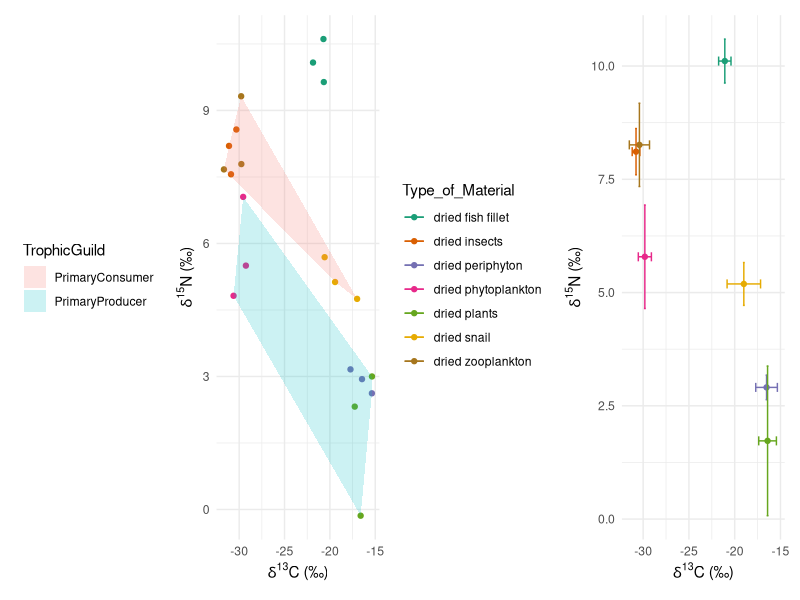
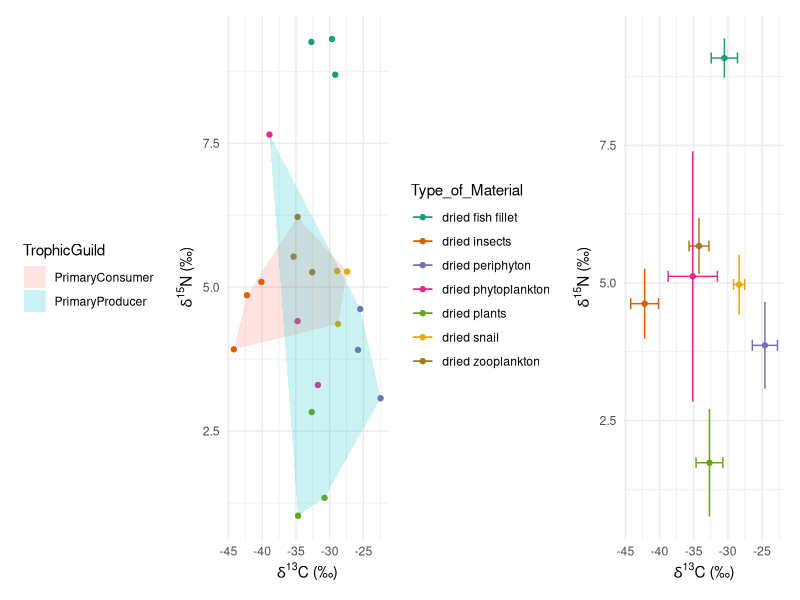
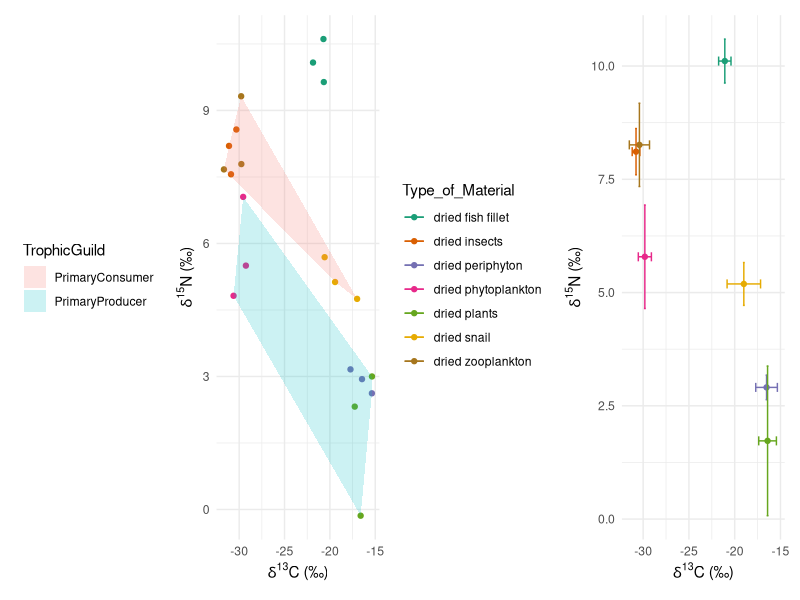
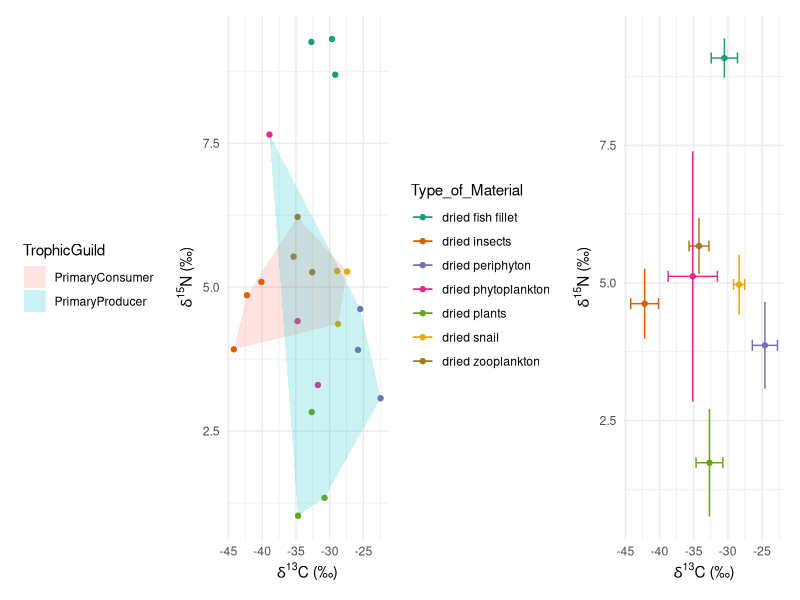

Reproduce these figures in R, in order.
# This script takes preliminary C & N isotope data from Angle and Killarny lakes
# and plots them


### Libraries ####
library(tidyverse) # this package is for data wrangling and tidying
library(ggplot2) # this package is for plotting
library(patchwork) # this package is for making multipanel plots
library(RColorBrewer) #this package is for the 7 different categories


### Clean the data ####
alldata.messy <-read_csv("AngKilCN.csv")
head(alldata.messy)

#First I need to go through the sample ID
# and add a column to separate the lakes by a unique ID.
alldata.messy[grep("ANG", alldata.messy$Sample_ID),"Lake"] <- "Angle"
alldata.messy[grep("KIL", alldata.messy$Sample_ID),"Lake"] <- "Killarney"


# If we want polygons, we need a way to categorize the data. 
alldata.messy[grep("phytoplankton", alldata.messy$Type_of_Material),"TrophicGuild"] <- "PrimaryProducer"
alldata.messy[grep("periphyton", alldata.messy$Type_of_Material),"TrophicGuild"] <- "PrimaryProducer"
alldata.messy[grep("plants", alldata.messy$Type_of_Material),"TrophicGuild"] <- "PrimaryProducer"
alldata.messy[grep("insects", alldata.messy$Type_of_Material),"TrophicGuild"] <- "PrimaryConsumer"
alldata.messy[grep("snail", alldata.messy$Type_of_Material),"TrophicGuild"] <- "PrimaryConsumer"
alldata.messy[grep("zooplankton", alldata.messy$Type_of_Material),"TrophicGuild"] <- "PrimaryConsumer"
alldata.messy[grep("fish", alldata.messy$Type_of_Material),"TrophicGuild"] <- "Top Consumer"

#I'm going to make different data sets for each lake.

#Angle
AngleCN <- alldata.messy %>% 
  select(Sample_ID, Type_of_Material, d13C_VPDB, d15N_air, Lake, TrophicGuild) %>% 
  filter(Lake == "Angle")

#consolidate these values into a mean and SD
summaryANG <- AngleCN %>% 
  group_by(Type_of_Material) %>% 
  summarize(aveC = mean(d13C_VPDB),
            aveN = mean(d15N_air),
            sdC = sd(d13C_VPDB),
            sdN = sd(d15N_air))

# If we want polygons, we need a way to categorize the data. 
summaryANG[grep("phytoplankton", summaryANG$Type_of_Material),"TrophicGuild"] <- "PrimaryProducer"
summaryANG[grep("periphyton", summaryANG$Type_of_Material),"TrophicGuild"] <- "PrimaryProducer"
summaryANG[grep("plants", summaryANG$Type_of_Material),"TrophicGuild"] <- "PrimaryProducer"
summaryANG[grep("insects", summaryANG$Type_of_Material),"TrophicGuild"] <- "PrimaryConsumer"
summaryANG[grep("snail", summaryANG$Type_of_Material),"TrophicGuild"] <- "PrimaryConsumer"
summaryANG[grep("zooplankton", summaryANG$Type_of_Material),"TrophicGuild"] <- "PrimaryConsumer"
summaryANG[grep("fish", summaryANG$Type_of_Material),"TrophicGuild"] <- "Top Consumer"

#Killarney
KilCN <- alldata.messy %>% 
  select(Sample_ID, Type_of_Material, d13C_VPDB, d15N_air, Lake, TrophicGuild) %>% 
  filter(Lake == "Killarney")

summaryKIL <-KilCN %>% group_by(Type_of_Material) %>% 
  summarize(aveC = mean(d13C_VPDB),
            aveN = mean(d15N_air),
            sdC = sd(d13C_VPDB),
            sdN = sd(d15N_air))

summaryKIL[grep("phytoplankton", summaryKIL$Type_of_Material),"TrophicGuild"] <- "PrimaryProducer"
summaryKIL[grep("periphyton", summaryKIL$Type_of_Material),"TrophicGuild"] <- "PrimaryProducer"
summaryKIL[grep("plants", summaryKIL$Type_of_Material),"TrophicGuild"] <- "PrimaryProducer"
summaryKIL[grep("insects", summaryKIL$Type_of_Material),"TrophicGuild"] <- "PrimaryConsumer"
summaryKIL[grep("snail", summaryKIL$Type_of_Material),"TrophicGuild"] <- "PrimaryConsumer"
summaryKIL[grep("zooplankton", summaryKIL$Type_of_Material),"TrophicGuild"] <- "PrimaryConsumer"
summaryKIL[grep("fish", summaryKIL$Type_of_Material),"TrophicGuild"] <- "Top Consumer"

##Plots ####

# Angel Lake
# Extract a vector that is a convex hull of the points according to category.
pp<-AngleCN %>% filter(TrophicGuild == "PrimaryProducer")
AngChull.pp<-pp[chull(pp$d13C_VPDB, pp$d15N_air),]
pc<-AngleCN %>% filter(TrophicGuild == "PrimaryConsumer")
AngChull.pc<-pc[chull(pc$d13C_VPDB, pc$d15N_air),]
AngChull <- bind_rows(AngChull.pp,AngChull.pc)

# all individual samples, plotted with a convex hull around the values for 
# primary producers and primary consumers
A1<-ggplot(data = AngleCN, aes(x = d13C_VPDB, 
                           y = d15N_air, 
                           color = Type_of_Material)) +
  geom_point() +
  scale_color_brewer(palette = "Dark2") +
  geom_polygon(data=AngChull, 
               aes(x=d13C_VPDB, y=d15N_air, 
                   group = TrophicGuild,  
                   fill = TrophicGuild), 
               alpha = 0.2,
               linetype = "blank") +
  theme_minimal() +
  labs(x = expression(paste(delta^{13}, "C (\u2030)")),
       y = expression(paste(delta^{15}, "N (\u2030)")))


#Also, just a simple plot with means and sds for each type of material sampled.
A2<-ggplot(data = summaryANG, 
       aes(x = aveC, 
           y = aveN, 
           color = Type_of_Material)) +
  geom_point() +
  scale_color_brewer(palette = "Dark2") +
  geom_errorbar(aes(xmin=aveC-sdC, xmax=aveC+sdC), width=.2,
                position=position_dodge(0.05)) +
  geom_errorbar(aes( ymin=aveN-sdN, ymax=aveN+sdN), width=.2,
                position=position_dodge(0.05)) +
  theme_minimal() +
  labs(x = expression(paste(delta^{13}, "C (\u2030)")),
       y = expression(paste(delta^{15}, "N (\u2030)"))) +
  theme(legend.position="left")

A1<-A1 + guides(color = FALSE) + theme(legend.position="left")
A1 + A2 
ggsave("AngleLake.png")

# Repeat for Killarney
# Extract a vector that is a convex hull of the points according to category.
pp<-KilCN %>% filter(TrophicGuild == "PrimaryProducer")
KilChull.pp<-pp[chull(pp$d13C_VPDB, pp$d15N_air),]
pc<-KilCN %>% filter(TrophicGuild == "PrimaryConsumer")
KilChull.pc<-pc[chull(pc$d13C_VPDB, pc$d15N_air),]
KilChull <- bind_rows(KilChull.pp,KilChull.pc)

# all individual samples, plotted with a convex hull around the values for 
# primary producers and primary consumers
B1<-ggplot(data = KilCN, aes(x = d13C_VPDB, 
                               y = d15N_air, 
                               color = Type_of_Material)) +
  geom_point() +
  scale_color_brewer(palette = "Dark2") +
  geom_polygon(data=KilChull, 
               aes(x=d13C_VPDB, y=d15N_air, 
                   group = TrophicGuild,  
                   fill = TrophicGuild), 
               alpha = 0.2,
               linetype = "blank") +
  theme_minimal() +
  labs(x = expression(paste(delta^{13}, "C (\u2030)")),
       y = expression(paste(delta^{15}, "N (\u2030)")))


#Also, just a simple plot with means and sds for each type of material sampled.
B2<-ggplot(data = summaryKIL, 
           aes(x = aveC, 
               y = aveN, 
               color = Type_of_Material)) +
  geom_point() +
  scale_color_brewer(palette = "Dark2") +
  geom_errorbar(aes(xmin=aveC-sdC, xmax=aveC+sdC), width=.2,
                position=position_dodge(0.05)) +
  geom_errorbar(aes( ymin=aveN-sdN, ymax=aveN+sdN), width=.2,
                position=position_dodge(0.05)) +
  theme_minimal() +
  labs(x = expression(paste(delta^{13}, "C (\u2030)")),
       y = expression(paste(delta^{15}, "N (\u2030)"))) +
  theme(legend.position="left")

B1<-B1 + guides(color = FALSE) + theme(legend.position="left")
B1 + B2 
ggsave("KillarneyLake.png")
